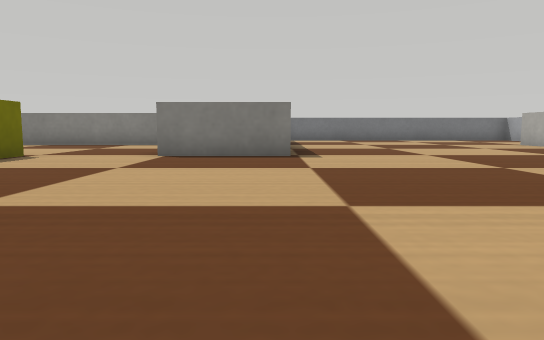
view 1 (above)

19 first-person views from a walk through a world built for the Webots simulator. The camera is 0.05 m above the floor, tilts 6° down and sees 70° across. The floor is counted in squares, 0.1 m on a side. Each view is taken from the middle of a square. On the plan, view 1 faces up. The plan holds only what a view shows up to about 9 squares ahead; the rest is blank. The place goes on beyond the plan. Robots are left out. Simple shapes and patterns stand in for the simulator's stock objects.

view 2
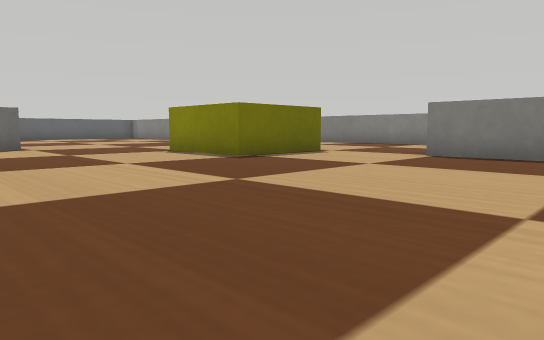

view 3
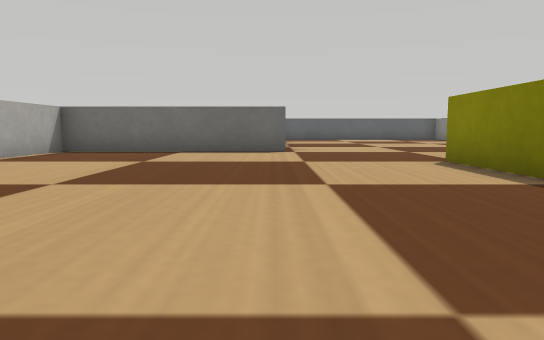

view 4
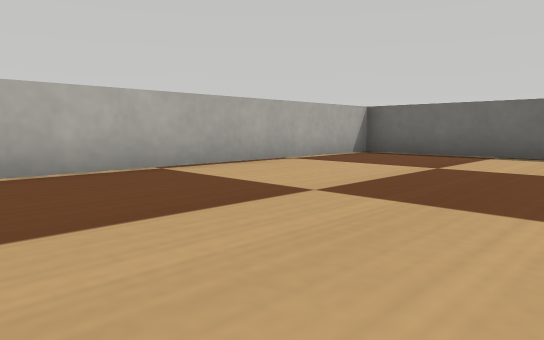

view 5
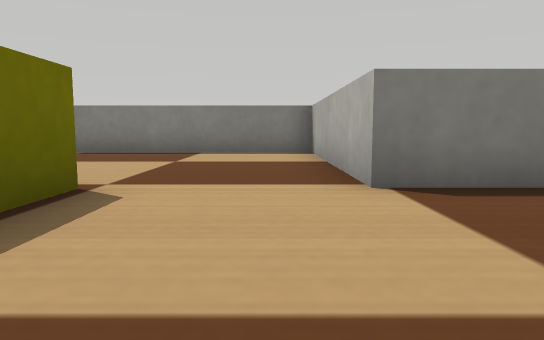

view 6
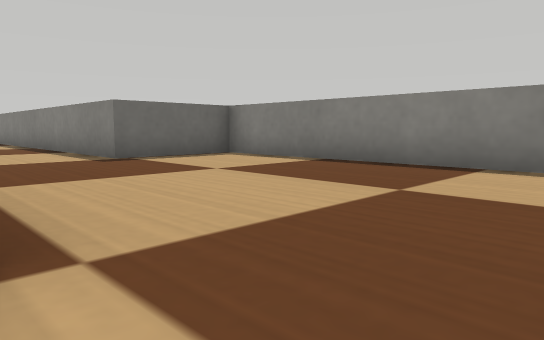

view 7
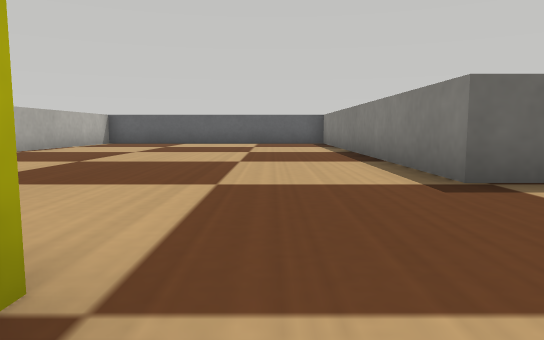

view 8
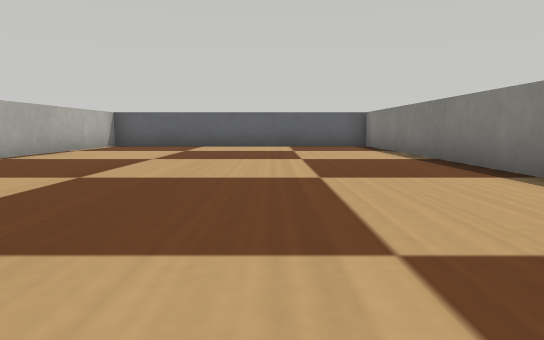

view 9
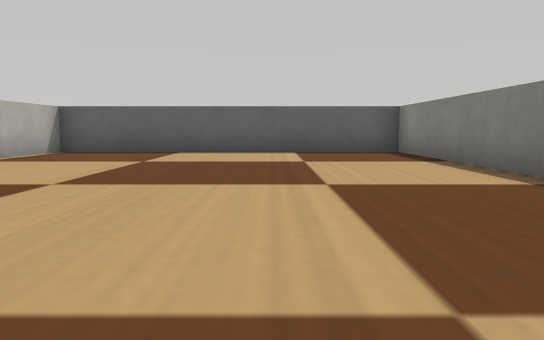

view 10
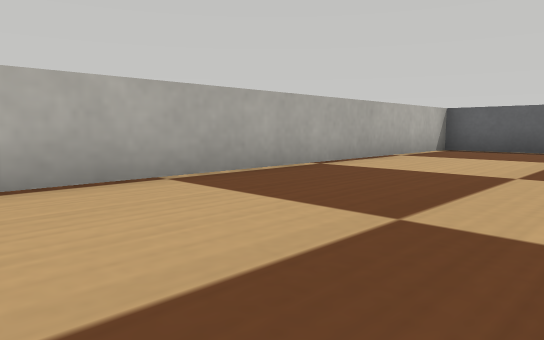

view 11
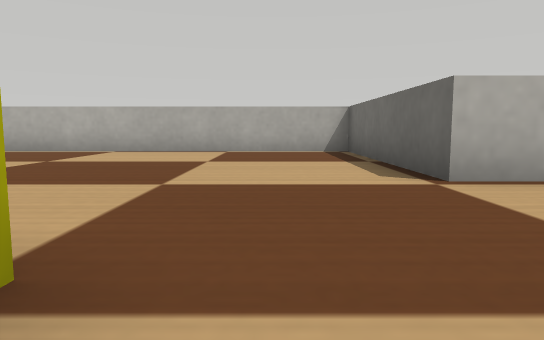

view 12
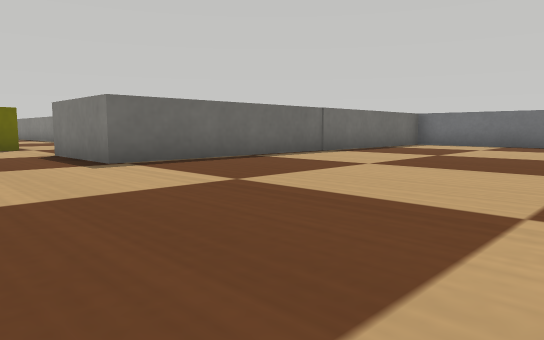

view 13
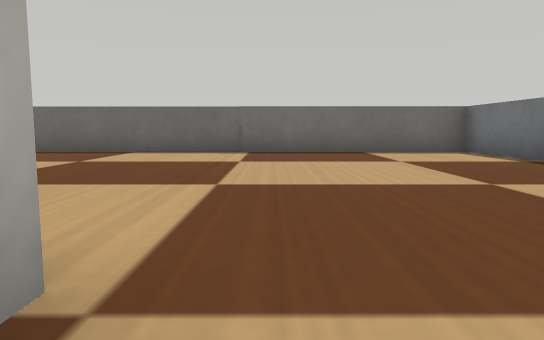

view 14
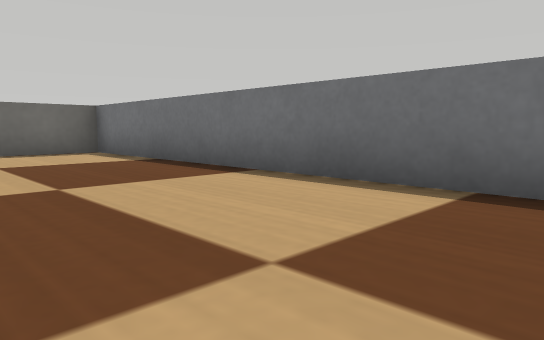

view 15
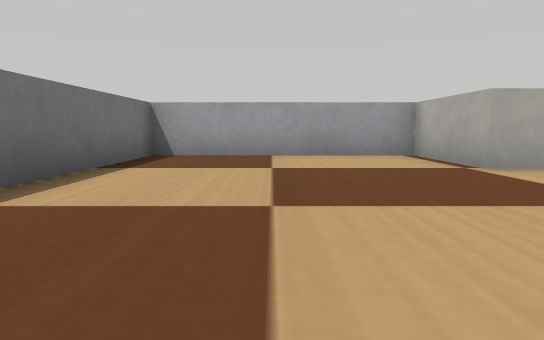

view 16
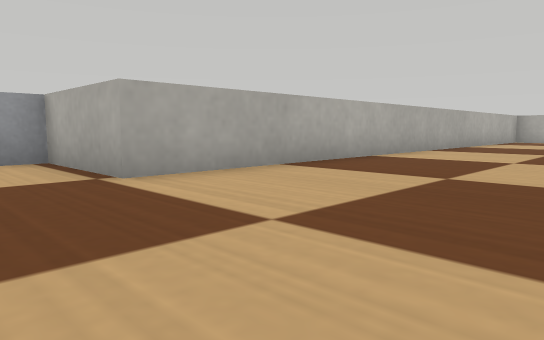

view 17
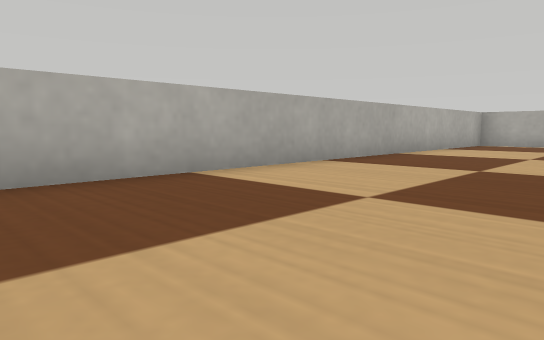

view 18
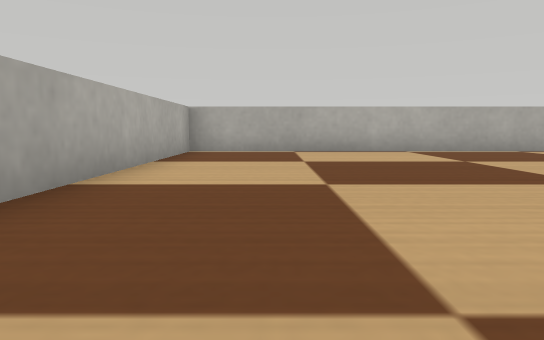

view 19
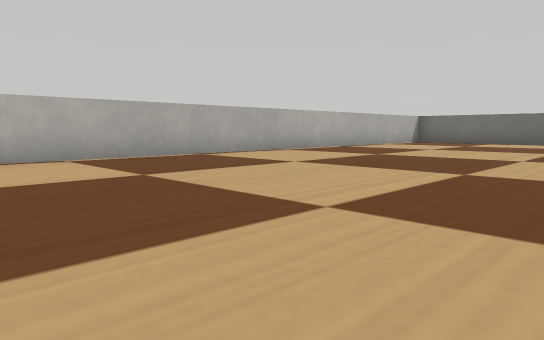

### Floor plan
Points are (right, up) in squares from view 1. A wall is a line through its corners. A room is listed if a view was taken in it or the views show most of it. See-through windows are left out.
Room 1 (views 1, 2, 3, 4, 5, 6, 7, 8, 9, 10, 11, 12, 13, 14, 15, 16, 17, 18, 19)
walls: (-2.1, 7.3) (-2.1, 12.3) (-9.7, 12.3) (-9.7, 9.8) (-19.6, 9.8) (-19.6, 2.3) (-9.7, 2.3) (-9.7, -2.7) (7.8, -2.7) (7.8, 12.3) (10.4, 12.3) (10.4, 17.3) (0.4, 17.3) (0.4, 7.3) (-2.1, 7.3); (-4.6, 7.2) (-4.6, 4.8) (-7.3, 4.8)

Positions as (right, up) in squares from view 1, and headings:
1: (0, 0), facing up
2: (1, 0), facing up-left
3: (-1, 2), facing left
4: (-2, 2), facing down-left
5: (-3, 4), facing up
6: (-3, 7), facing up-left
7: (-6, 8), facing left
8: (-8, 7), facing left
9: (-11, 7), facing left
10: (-10, 6), facing down-left
11: (-8, 6), facing down
12: (6, 5), facing up-left
13: (9, 13), facing left
14: (9, 14), facing up-left
15: (3, 15), facing right
16: (4, 14), facing down-right
17: (4, 10), facing down-right
18: (6, 6), facing down
19: (5, 4), facing down-left
